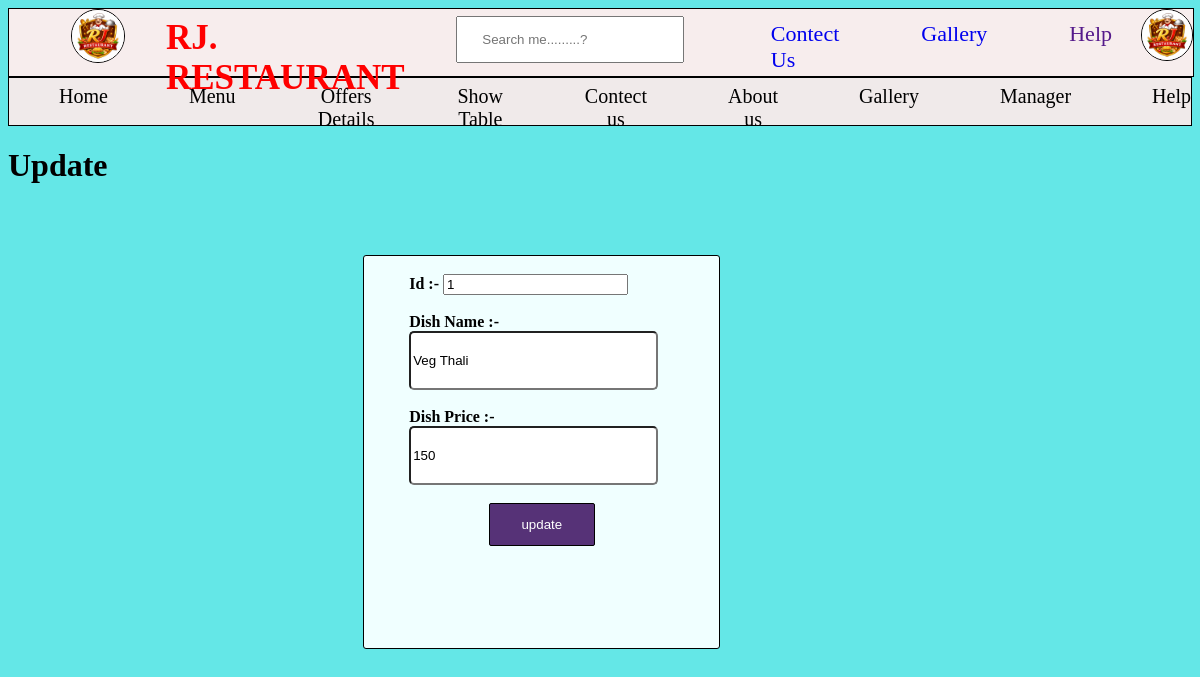
The page /idupdate/id_update/1/ on the database its author committed.
### user/models.py (models this page shows, shortened)
class Menu(models.Model):
    dish_name = models.CharField(max_length=500)
    price = models.IntegerField()

### user/views.py (the view)
# urls.py: path('idupdate/id_update/<int:id>/',views.id_update,name="menu_id_update"),
def id_update(request,id):
    mydata=Menu.objects.get(id=id)
    template=loader.get_template("id_update.html")
    context={
        'members':mydata
    }
    return HttpResponse(template.render(context,request))

### templates/id_update.html (shortened to what this page needs)
{% extends 'restaurant.html' %}
{% block 'index' %}
{% load static %}
<html>
<head>
</head>
<body>
    <h1 class="rj">Update</h1>
    <form method="POST" action="{% url 'menu_id_update'%}" class="form">
            <br><span><b>Id :- </b></span>
            <input type="text" name="id" placeholder="enter id" value="{{members.id}}"><br><br>
            <span><b>Dish Name :-</b></span><br>
            <input type="text" name="name" value="{{members.dish_name}}"placeholder="         Enter dish name" id="dish"><br><br>
            <span><b>Dish Price :-</b></span><br>
            <input type="text" name="price" value="{{members.price}}"placeholder="        Enter dish price" id="price"><br><br>
            <button type="submit" class="button1" >update</button>
    </form>
</body>
</html>
{%endblock%}

### templates/id_update.html (style rules this page uses)
body { background-color: rgb(100, 231, 231); }
.form { border: 1px solid black; width: 30%; height:50%; margin-left: 30%; background-color: azure; margin-top: 6%; border-radius: 3px 3px; }
span { margin-left: 45px; }
#dish { width: 70%; height: 15%; margin-left: 45px; border-radius: 5px 5px; }
#price { width: 70%; height:15%; margin-left: 45px; border-radius: 5px 5px; }
.button1 { margin-left:35%; border: 1px solid black; width:30%; height: 11%; background-color: rgb(86, 50, 119); color: white; border-radius: 2px 2px; }

### rows shown on the page
Menu: id "1", name "Veg Thali", price "150"
